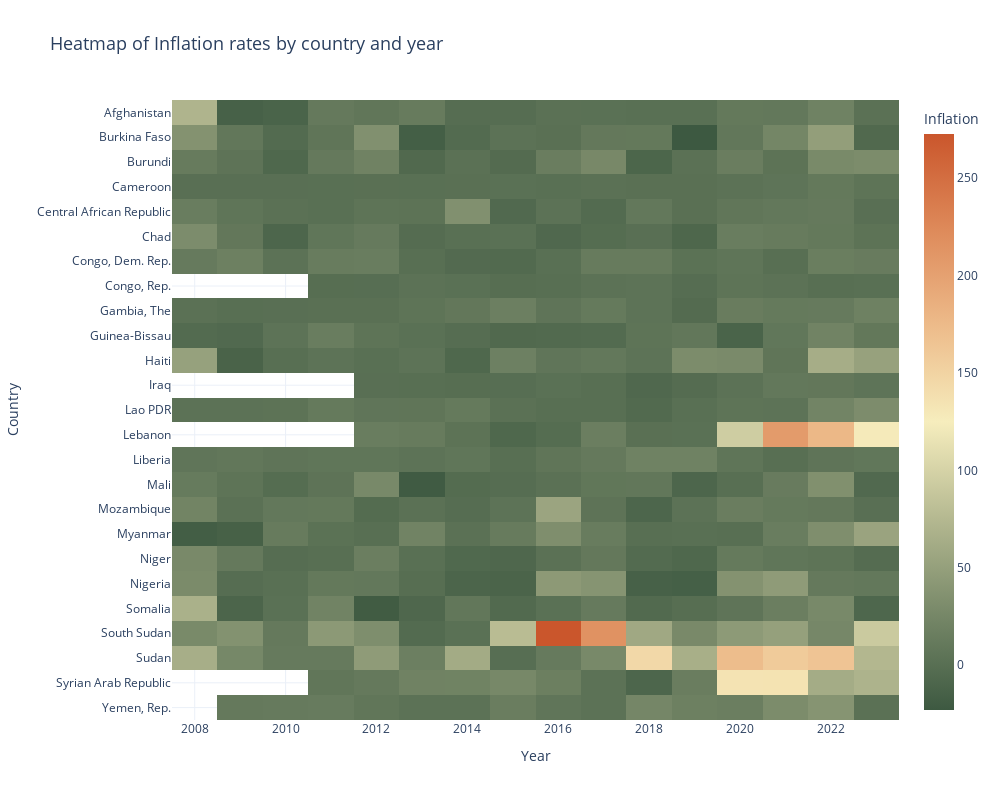

Notebook source saved alongside this figure:
### Markdown cell above
## I will build heatmap which will indicate the significant inflation rate changes of particular years of specific country

### Code cell
aggregated_data = data1.groupby(['country', 'year'], as_index=False)['Inflation'].mean()
heatmap_data = aggregated_data.pivot(index='country', columns='year', values='Inflation')
fig = px.imshow(
    heatmap_data,
    labels=dict(x='Year', y='Country', color='Inflation'),
    title='Heatmap of Inflation rates by country and year',
    template='plotly_white',
    color_continuous_scale='Fall',
    width=1000,
    height=800
)

fig.update_layout(
    title_font_size=18,
    xaxis=dict(side='bottom')
)

fig.show()

### Figure 1 — Plotly figure (JSON) as saved in the notebook; plotly's stock layout.template omitted (floating-point values rounded to 4 significant figures; data arrays with more than 128 entries replaced by an {"elided": "..."} marker saying what was removed)
{"data": [{"coloraxis": "coloraxis", "hovertemplate": "Year: %{x}<br>Country: %{y}<br>Inflation: %{z}<extra></extra>", "name": "0", "type": "heatmap", "x": [2008, 2009, 2010, 2011, 2012, 2013, 2014, 2015, 2016, 2017, 2018, 2019, 2020, 2021, 2022, 2023], "xaxis": "x", "y": ["Afghanistan", "Burkina Faso", "Burundi", "Cameroon", "Central African Republic", "Chad", "Congo, Dem. Rep.", "Congo, Rep.", "Gambia, The", "Guinea-Bissau", "Haiti", "Iraq", "Lao PDR", "Lebanon", "Liberia", "Mali", "Mozambique", "Myanmar", "Niger", "Nigeria", "Somalia", "South Sudan", "Sudan", "Syrian Arab Republic", "Yemen, Rep."], "yaxis": "y", "z": {"elided": "25x16 float values"}}], "layout": {"coloraxis": {"colorbar": {"title": {"text": "Inflation"}}, "colorscale": [[0, "rgb(61, 89, 65)"], [0.1667, "rgb(119, 136, 104)"], [0.3333, "rgb(181, 185, 145)"], [0.5, "rgb(246, 237, 189)"], [0.6667, "rgb(237, 187, 138)"], [0.8333, "rgb(222, 138, 90)"], [1, "rgb(202, 86, 44)"]]}, "height": 800, "title": {"font": {"size": 18}, "text": "Heatmap of Inflation rates by country and year"}, "width": 1000, "xaxis": {"anchor": "y", "autorange": true, "constrain": "domain", "domain": [0, 1], "range": [2008.0, 2024.0], "scaleanchor": "y", "side": "bottom", "title": {"text": "Year"}, "type": "linear"}, "yaxis": {"anchor": "x", "autorange": true, "constrain": "domain", "domain": [0, 1], "range": [24.5, -0.5], "title": {"text": "Country"}, "type": "category"}}}
